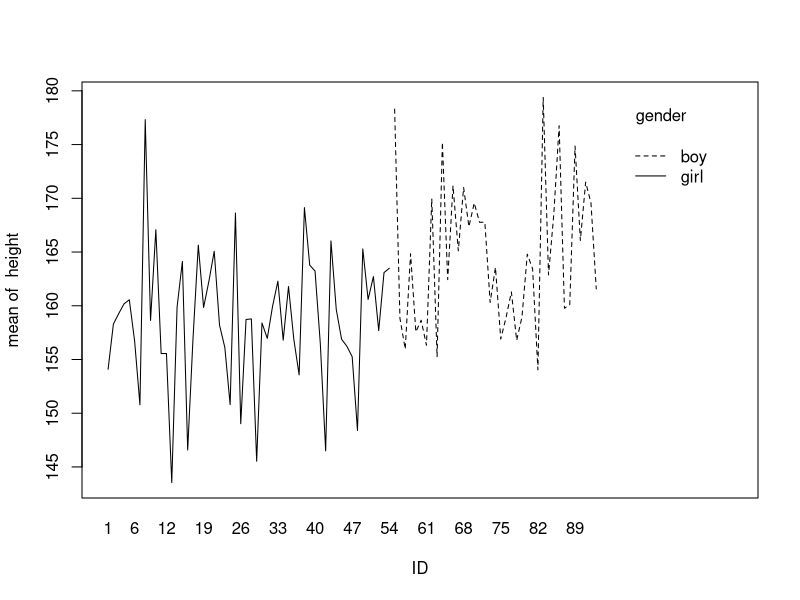

Recreate this plot in R.
setwd('./02 Mixed Models')
library(lme4)
rm(list = ls())
data<-read.table("heightchildren.txt", sep="\t", dec=".", header=TRUE)
attach(data)
head(data)
tail(data)
interaction.plot(ID,gender,height)
# a
model<-lmer(height~(age + poly(age, degree=2) + poly(age, degree=3))*gender + (1+gender|ID), data=data)
summary(model)
# b
ranef(model)
ranef(model)$ID[[93, 2]]
# c
model.H0<-lmer(height~age + poly(age, degree=2) + poly(age, degree=3) + (1+gender|ID), data=data, REML=FALSE)
model.H1<-lmer(height~(age + poly(age, degree=2) + poly(age, degree=3))*gender + (1+gender|ID), data=data, REML=FALSE)
anova(model.H0, model.H1)
anova(model.H0, model.H1)$Chisq[2]
# d
newdata<-expand.grid(ID=3, gender='girl', age=19)
mu.pred<-predict(model, newdata=newdata)
mu.pred

rm(list = ls())
data<-read.table("treemoisture.txt", header=TRUE, sep="\t", dec=".")
x1=data$Location
x2=data$Species
x3=data$Transpiration
y=data$Moisture
z=data$Branch.ID
model<-lmer(y~(x1+x2+x3)*z + (1|z), data=data)
summary(model)
# a
coef(model)
# b
ranef(model)
# c
sigma2<-sigma(model)^2
sigma2
# d
model.H0<-lmer(y~(x1+x2)*z + (1|z), data=data, REML=FALSE)
model.H1<-lmer(y~(x1+x2+x3)*z + (1|z), data=data, REML=FALSE)
anova(model.H0, model.H1)
# e
newdata<-expand.grid(x1='Central', x2='Yellow Poplar', x3='Slow', z=15)
mu.pred<-predict(model, newdata=newdata)
mu.pred
